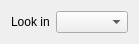
<ui version="4.0" >
 <class>GroupSelectorWidget</class>
 <widget class="QWidget" name="GroupSelectorWidget" >
  <property name="geometry" >
   <rect>
    <x>0</x>
    <y>0</y>
    <width>134</width>
    <height>40</height>
   </rect>
  </property>
  <property name="windowTitle" >
   <string>Form</string>
  </property>
  <layout class="QHBoxLayout" name="horizontalLayout" >
   <item>
    <widget class="QLabel" name="label" >
     <property name="text" >
      <string>Look in</string>
     </property>
    </widget>
   </item>
   <item>
    <widget class="QComboBox" name="group" >
     <property name="sizeAdjustPolicy" >
      <enum>QComboBox::AdjustToContents</enum>
     </property>
    </widget>
   </item>
  </layout>
 </widget>
 <resources/>
 <connections/>
</ui>
